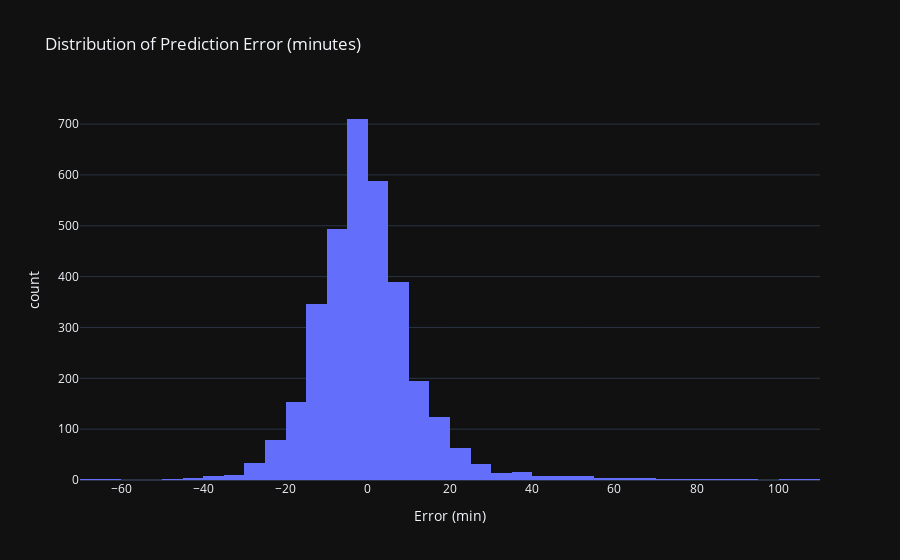

The notebook cell saved with this chart:
### Code cell
df_compare["Error (min)"] = df_compare["Actual Delay"] - df_compare["Predicted Delay"]

fig_err = px.histogram(
    df_compare,
    x="Error (min)",
    nbins=60,
    title="Distribution of Prediction Error (minutes)",
)

fig_err.show()

### Figure 1 — Plotly figure (JSON) as saved in the notebook; plotly's stock layout.template omitted (floating-point values rounded to 4 significant figures; data arrays with more than 128 entries replaced by an {"elided": "..."} marker saying what was removed)
{"data": [{"bingroup": "x", "hovertemplate": "Error (min)=%{x}<br>count=%{y}<extra></extra>", "legendgroup": "", "marker": {"color": "#636efa", "pattern": {"shape": ""}}, "name": "", "nbinsx": 60, "orientation": "v", "showlegend": false, "x": {"elided": "3300 float values"}, "xaxis": "x", "yaxis": "y", "type": "histogram"}], "layout": {"xaxis": {"anchor": "y", "domain": [0.0, 1.0], "title": {"text": "Error (min)"}}, "yaxis": {"anchor": "x", "domain": [0.0, 1.0], "title": {"text": "count"}}, "legend": {"tracegroupgap": 0}, "title": {"text": "Distribution of Prediction Error (minutes)"}, "barmode": "relative"}}
